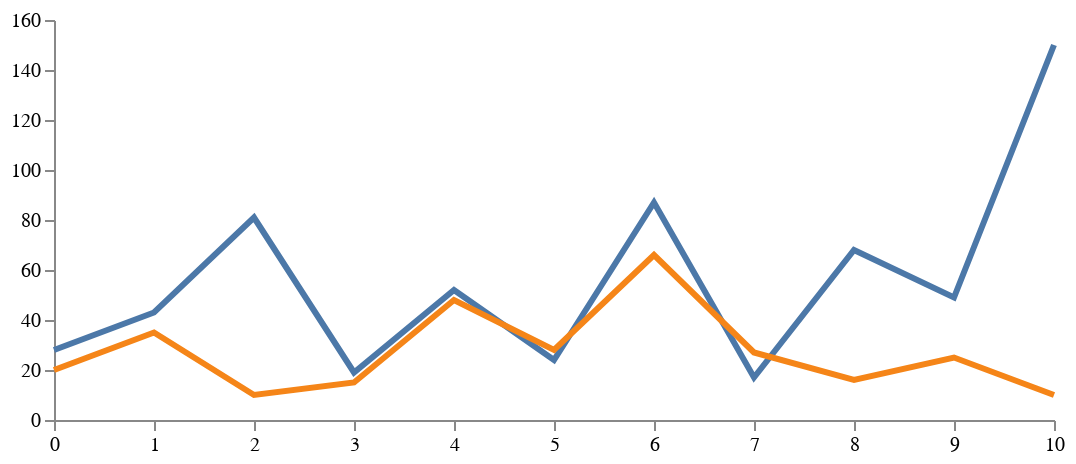

Specify this chart in Vega-Lite:
### Vega specification from a JSON file in a GitHub repository (floating-point values rounded to 4 significant figures)
{"$schema": "https://vega.github.io/schema/vega/v6.json", "description": "A basic line chart example.", "width": 500, "height": 200, "padding": 5, "signals": [{"name": "interpolate", "value": "linear", "bind": {"input": "select", "options": ["basis", "cardinal", "catmull-rom", "linear", "monotone", "natural", "step", "step-after", "step-before"]}}], "data": [{"name": "table", "values": [{"x": 0, "y": 28, "c": 0}, {"x": 0, "y": 20, "c": 1}, {"x": 1, "y": 43, "c": 0}, {"x": 1, "y": 35, "c": 1}, {"x": 2, "y": 81, "c": 0}, {"x": 2, "y": 10, "c": 1}, {"x": 3, "y": 19, "c": 0}, {"x": 3, "y": 15, "c": 1}, {"x": 4, "y": 52, "c": 0}, {"x": 4, "y": 48, "c": 1}, {"x": 5, "y": 24, "c": 0}, {"x": 5, "y": 28, "c": 1}, {"x": 6, "y": 87, "c": 0}, {"x": 6, "y": 66, "c": 1}, {"x": 7, "y": 17, "c": 0}, {"x": 7, "y": 27, "c": 1}, {"x": 8, "y": 68, "c": 0}, {"x": 8, "y": 16, "c": 1}, {"x": 9, "y": 49, "c": 0}, {"x": 9, "y": 25, "c": 1}, {"x": 10, "y": 150, "c": 0}, {"x": 10, "y": 10, "c": 1}]}], "scales": [{"name": "x", "type": "point", "range": "width", "domain": {"data": "table", "field": "x"}}, {"name": "y", "type": "linear", "range": "height", "nice": true, "zero": true, "domain": {"data": "table", "field": "y"}}, {"name": "color", "type": "ordinal", "range": "category", "domain": {"data": "table", "field": "c"}}], "axes": [{"orient": "bottom", "scale": "x"}, {"orient": "left", "scale": "y"}], "marks": [{"type": "group", "from": {"facet": {"name": "series", "data": "table", "groupby": "c"}}, "marks": [{"type": "line", "from": {"data": "series"}, "encode": {"enter": {"x": {"scale": "x", "field": "x"}, "y": {"scale": "y", "field": "y"}, "stroke": {"scale": "color", "field": "c"}, "strokeWidth": {"value": 3}}, "update": {"interpolate": {"signal": "interpolate"}, "strokeOpacity": {"value": 1}}, "hover": {"strokeOpacity": {"value": 0.5}}}}]}]}
